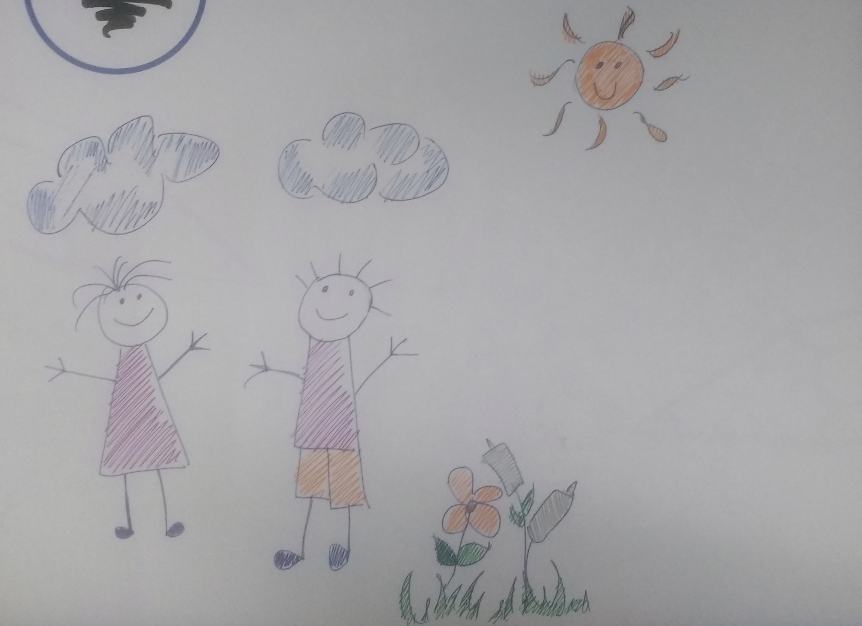
#> input picture HandTrackingApp/Images/dibujo01.png, 862 x 626 px
$ python Color.py
#> lines starting #> are read from the running program, lines starting #| are printed output that depends on the picture; after the words box and inside, x2 and y2 are one past the last pixel; in counts of white or black regions, pixels touching at a corner belong together
import numpy as np
import cv2
import argparse
from matplotlib import pyplot as plt


scr = cv2.imread('../Images/dibujo01.png')
#> scr is the input picture: shape (626, 862, 3); mean B, G, R 167.4, 164.8, 165.6
# scr = cv2.imread('../Images/test01.jpg')

gray = cv2.cvtColor(scr, cv2.COLOR_BGR2GRAY)

# noise removal
kernel = np.ones((3, 3), np.uint8)
gray_filtered = cv2.morphologyEx(gray, cv2.MORPH_OPEN, kernel, iterations=3)
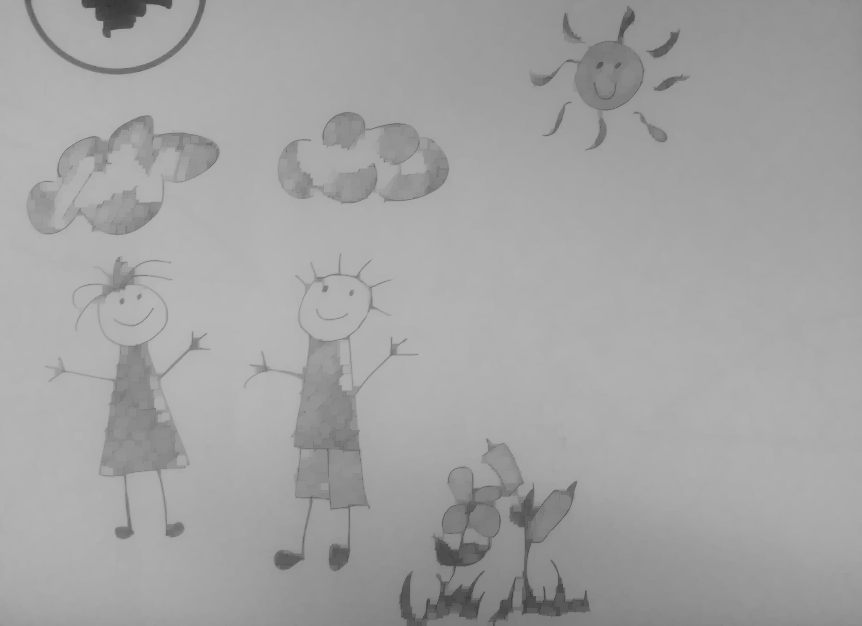
#> gray_filtered: shape (626, 862); min 50, max 183, mean 162.5

gmax = np.max(np.max(gray))
#> gmax = 188
gmed = np.average(gray)
#> gmed = 165.3
gdev = np.sqrt(np.var(gray))
#> gdev = 15.36

# print(gmed, gdev)
# umbral = gmax - (gmed + 0.5*gdev)
# drawn[gray < gmed-umbral] = 0
# ret, thresh = cv2.threshold(gray, 255, cv2.THRESH_BINARY_INV + cv2.THRESH_OTSU)

thresh = cv2.adaptiveThreshold(gray_filtered, 255, cv2.ADAPTIVE_THRESH_GAUSSIAN_C, cv2.THRESH_BINARY_INV, 315, gdev/2)
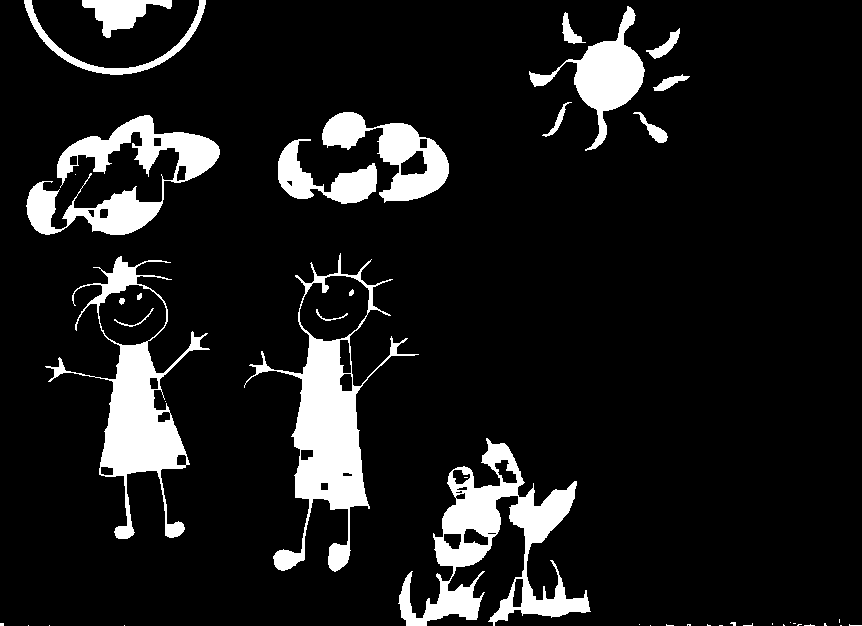
#> thresh: shape (626, 862); 10.7% white; 44 white regions (25 under 20 px), largest, box (x1, y1, x2, y2) and area: (244, 253, 419, 572) 11492, (398, 438, 591, 626) 11346, (45, 256, 210, 539) 9755
thresh_median= cv2.medianBlur(thresh, 3)
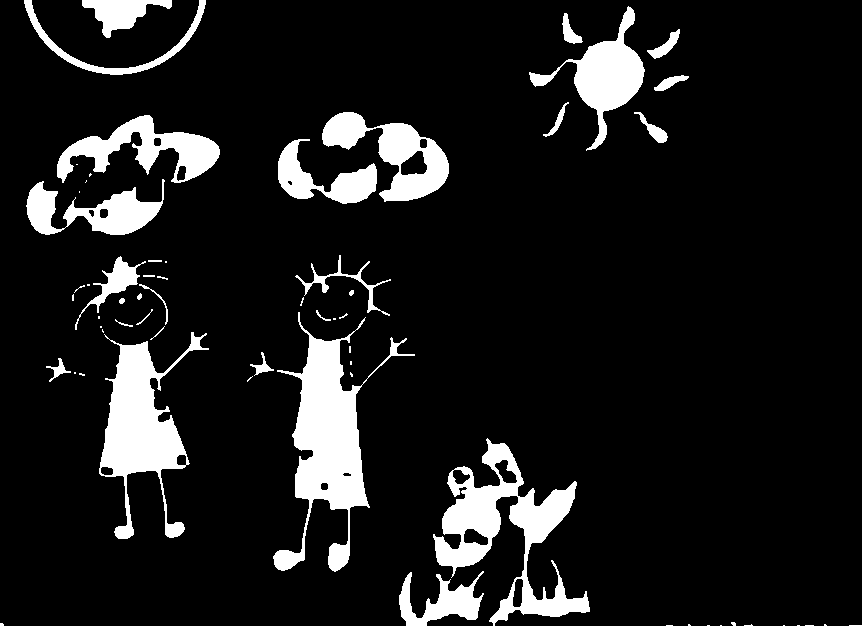
#> thresh_median: shape (626, 862); 10.6% white; 63 white regions (32 under 20 px), largest, box (x1, y1, x2, y2) and area: (273, 312, 415, 572) 10526, (433, 438, 590, 626) 9241, (99, 332, 209, 539) 8174

# Dilating image
dilated = cv2.dilate(thresh_median, kernel, iterations=5)
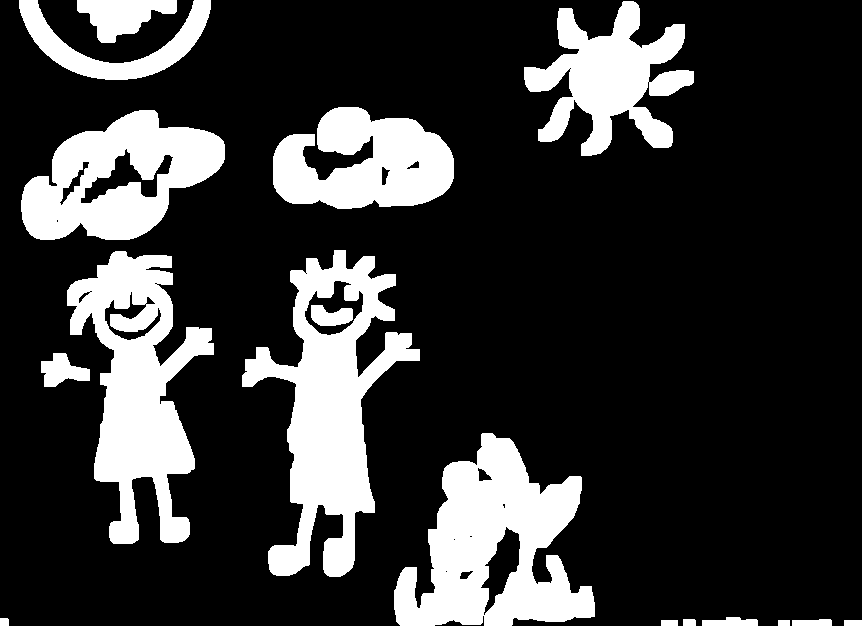
#> dilated: shape (626, 862); 21.4% white; 17 white regions, largest, box (x1, y1, x2, y2) and area: (242, 250, 420, 577) 22664, (394, 433, 595, 626) 21585, (67, 251, 214, 544) 20437

# Finding sure foreground area
dist_transform = cv2.distanceTransform(dilated, cv2.DIST_L12, 0)
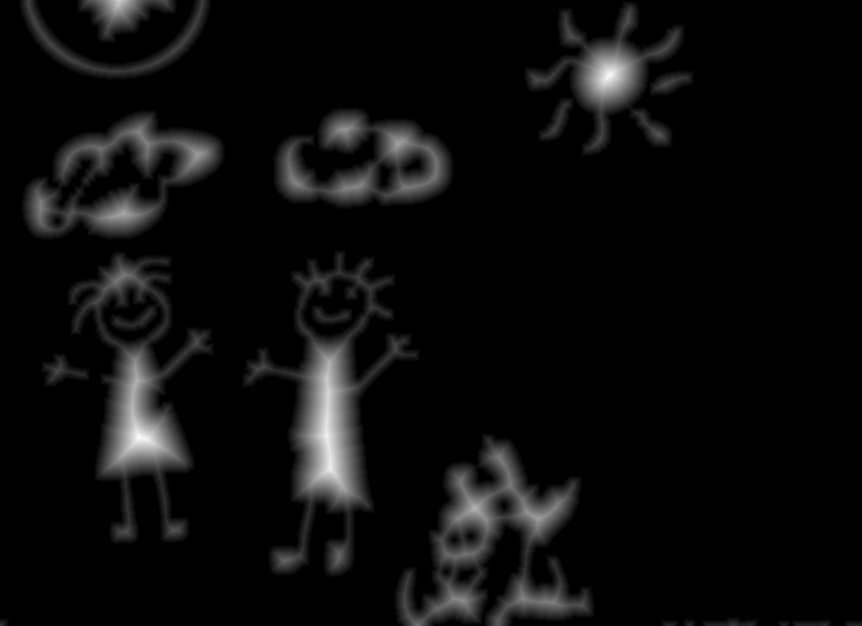
#> dist_transform: shape (626, 862) float32; min 0, max 39.96, mean 1.9; drawn with min black and max white
ret, sure_fg = cv2.threshold(dist_transform, 0.7*dist_transform.max(), 255, 0)
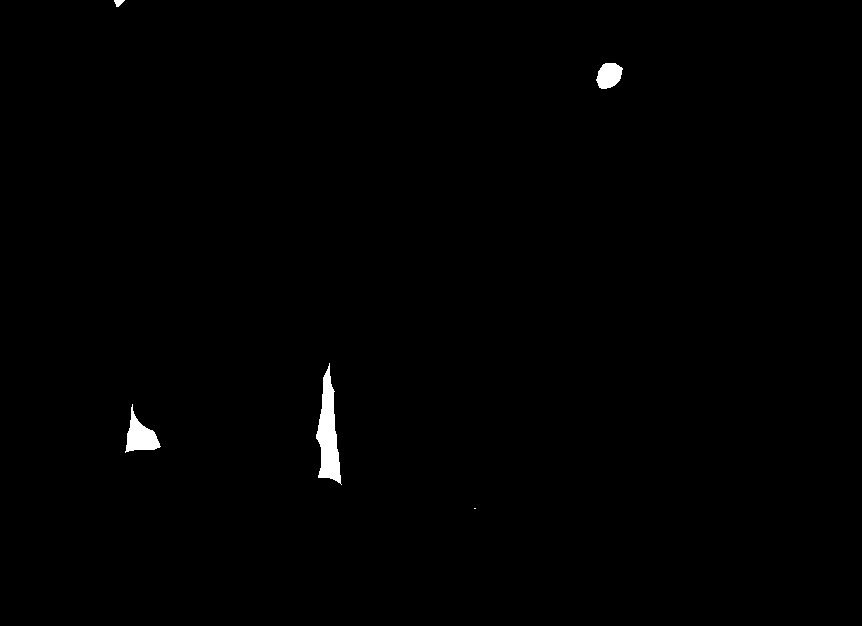
#> sure_fg: shape (626, 862) float32; 0.56% white; 5 white regions (1 under 20 px), largest, box (x1, y1, x2, y2) and area: (316, 363, 342, 485) 1654, (125, 404, 161, 453) 806, (596, 63, 623, 89) 518, (114, 0, 125, 7) 48
#> ret = 27.97

# Finding unknown region
sure_fg = np.uint8(sure_fg)
unknown = cv2.subtract(dilated, sure_fg)
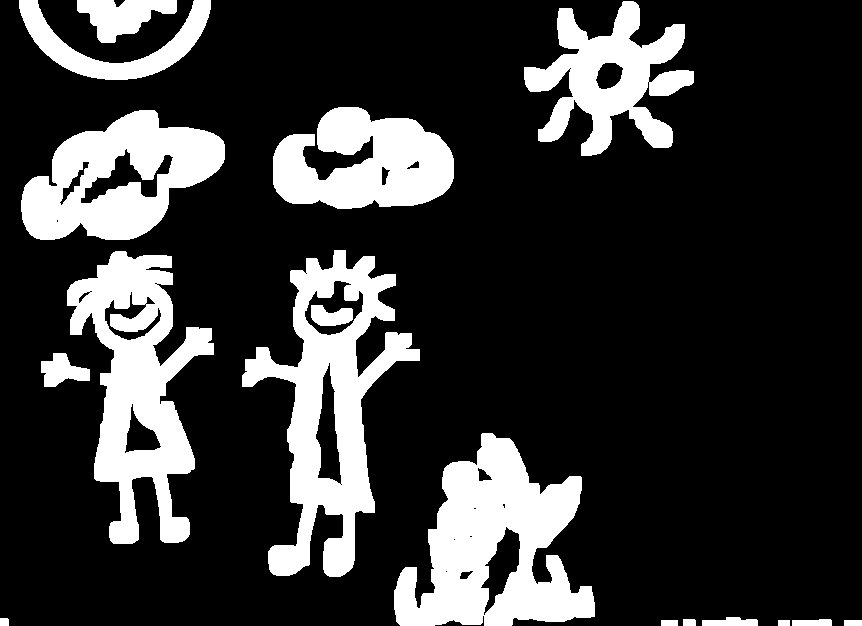
#> unknown: shape (626, 862); 20.8% white; 17 white regions, largest, box (x1, y1, x2, y2) and area: (394, 433, 595, 626) 21583, (242, 250, 420, 577) 21010, (67, 251, 214, 544) 19631

cv2.imshow("Source", scr)
cv2.imshow("Result", dilated)


#
# # Marker labelling
# ret, markers = cv2.connectedComponents(sure_fg)
#
# # Add one to all labels so that sure background is not 0, but 1
# markers = markers+1
#
# # Now, mark the region of unknown with zero
# markers[unknown > 10] = -1
#
# markers = cv2.watershed(scr, markers)
#
# print(np.shape(scr))
# print(markers)
# zones = 255*np.ones(np.shape(scr))
#
# zones[markers == -1] = [255, 0, 0]
#
#
#


cv2.waitKey(0)

cv2.destroyAllWindows()
